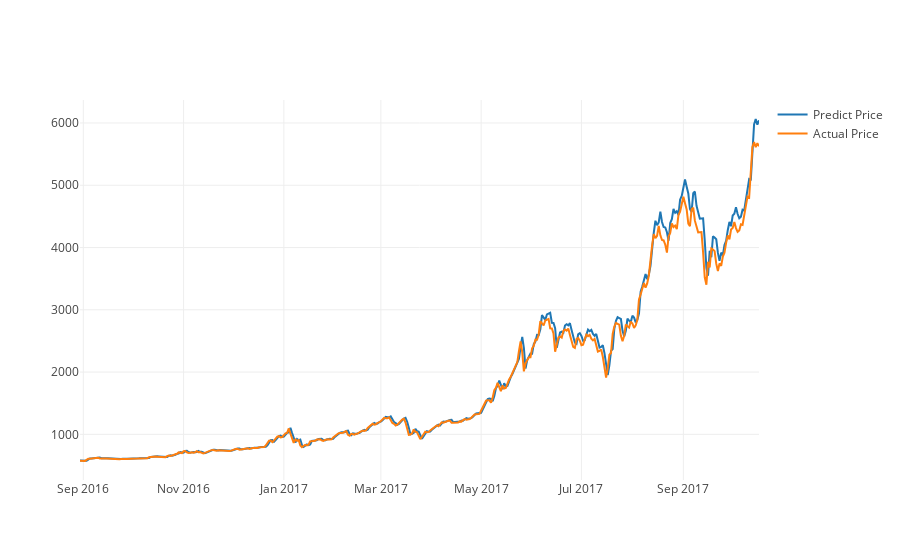

The cell this chart's notebook holds for it:
### Markdown cell above
#### Plot predicted and actual line graph with X=dates, Y=USD

### Code cell
actual_chart = go.Scatter(x=predictDates, y=testY_reshape, name= 'Actual Price')
predict_chart = go.Scatter(x=predictDates, y=yhat_reshape, name= 'Predict Price')
py.iplot([predict_chart, actual_chart])

### Figure 1 — Plotly figure (JSON) as saved in the notebook; plotly's stock layout.template omitted (floating-point values rounded to 4 significant figures; data arrays with more than 128 entries replaced by an {"elided": "..."} marker saying what was removed)
{"data": [{"name": "Predict Price", "type": "scatter", "x": {"elided": "414 str values"}, "y": {"elided": "414 float values"}}, {"name": "Actual Price", "type": "scatter", "x": {"elided": "414 str values"}, "y": {"elided": "414 float values"}}], "layout": {}}
